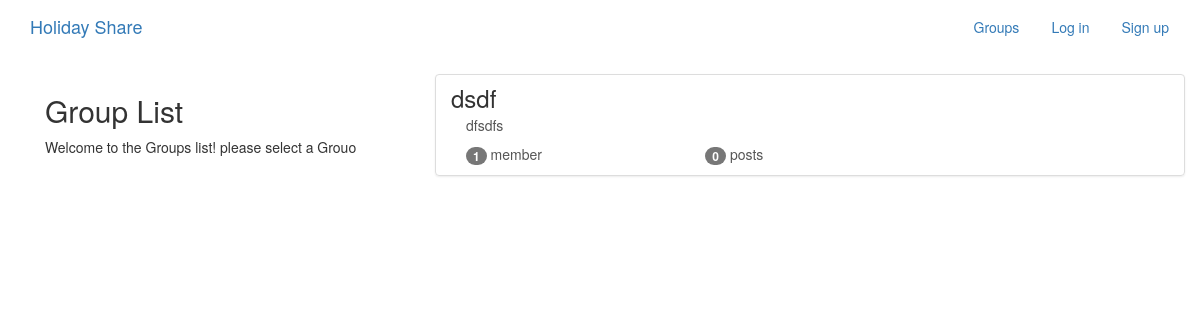
The page /groups/ on the database as committed earlier.
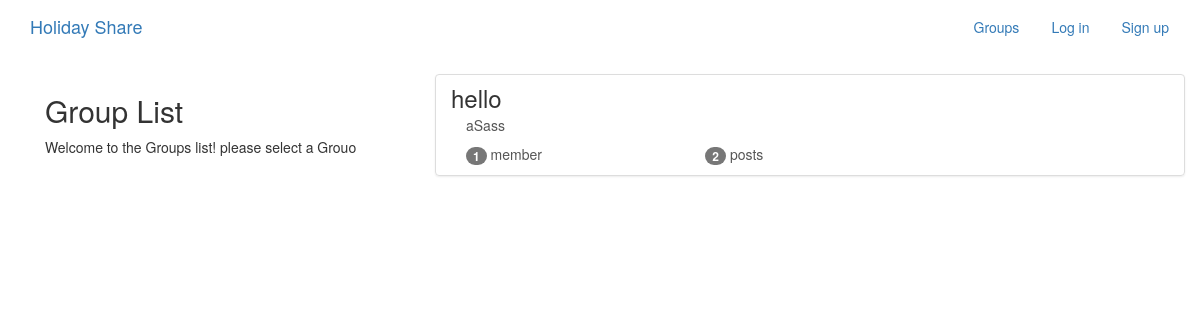
The same page on the database as committed later.
### groups/models.py (models this page shows, shortened)
class Group(models.Model):
    name = models.CharField(max_length=40,unique=True)
    slug = models.SlugField(allow_unicode=True,unique=True)
    country = models.CharField(max_length=40,unique = True)
    description = models.TextField(blank=True)
    description_html = models.TextField(editable=False, blank=True)
    members = models.ManyToManyField(User,through='GroupMember')
    class Meta:
        ordering =['name']

### groups/views.py (the view)
class ListGroups(generic.ListView):
    model = Group

### groups/templates/groups/group_list.html (shortened to what this page needs)
{% extends "groups/group_base.html" %}
{% block pregroup %}
<div class="col-md-4">
	<div class="content">
			<h2>Group List</h2>
			<p>Welcome to the Groups list! please select a Grouo</p>
	</div>
</div>
{% endblock %}
{% block group_content %}
<div class="col-md-8">
	<div class="list-group">
		{% for group in object_list %}
		  <a class="list-group-item" href="{% url 'groups:single' slug=group.slug %}">
			     <h3 class="title list-group-item-heading">{{ group.name }}</h3>
			<div class="list-group-item-text container-fluid">
				{{ group.description_html|safe }}
				<div class="row">
					<div class="col-md-4">
						<span class="badge">{{ group.members.count }}</span> member{{ group.members.count|pluralize }}
					</div>
					<div class="col-md-4">
						<span class="badge">{{ group.posts.count }}</span> post{{ group.posts.count|pluralize }}
					</div>
				</div>
			</div>
		</a>
		{% endfor %}
	</div>
</div>
{% endblock %}

Rows that differ between the two databases and show on the page:
changed Group id 1: name "dsdf" → "hello"; description_html "dfsdfs" → "aSass"; posts.count "0" → "2"
